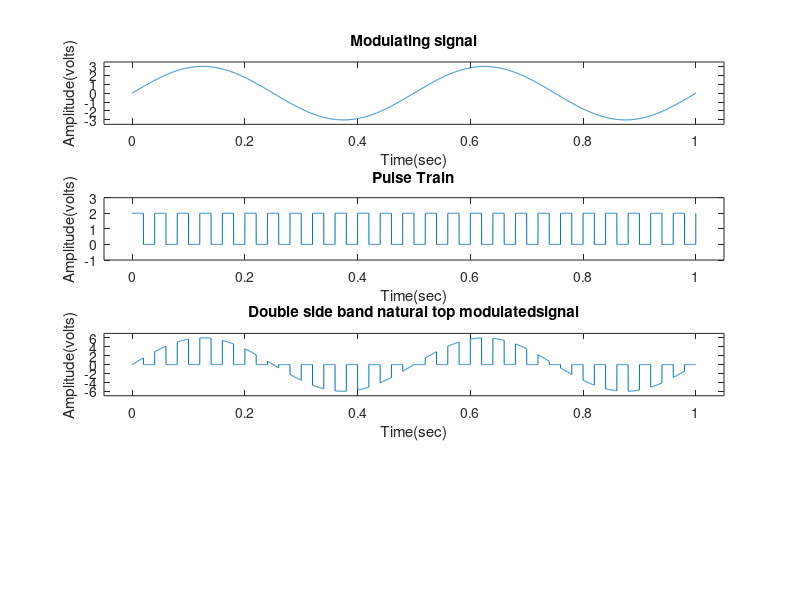

Here is the MATLAB script that generated this plot:
clc;
close all;
clear all;
%plotting the modulating signal
Am = 3;
fm = 2;
phim = 0;
tmin = 0;
tmax = 1;
samplepertime = 10000;
t = tmin: 1/samplepertime: tmax;
modulatingsignal = Am.*sin(2*pi*fm*t + phim);
subplot(4,1,1);
plot(t,modulatingsignal);
axis([-tmin-0.05 tmax+0.05 -Am-.5 +Am+.5]);
xlabel('Time(sec)');
ylabel('Amplitude(volts)');
title('Modulating signal');
%pulse train
fc = 25;
Ac = 1;
carrierpulses = Ac*square(2*pi*fc*t)+Ac;
%adding the 'Ac' makes double side pulse train to one side pluse train.
subplot(4,1,2)
plot(t,carrierpulses);
axis([-tmin-0.05 tmax+0.05 -1 2*Ac+1]);
xlabel('Time(sec)');
ylabel('Amplitude(volts)');
title('Pulse Train');
%natural top double side modulation
doublesidebandnaturaltopmodulatedsignal = modulatingsignal.*carrierpulses;
subplot(4,1,3)
plot(t,doublesidebandnaturaltopmodulatedsignal);
axis([-tmin-0.05 tmax+0.05 -2*Ac*Am-1 2*Ac*Am+1]);
%axis([-tmin-0.05 tmax+0.05 -1 2*Ac+1]);
xlabel('Time(sec)');
ylabel('Amplitude(volts)');
title('Double side band natural top modulatedsignal');